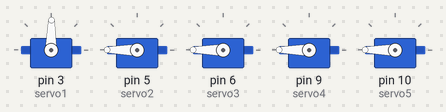
A sketch run on a simulated Arduino Uno, built with avr-gcc and run on an emulated ATmega328P. Parts: 5 × servo.

Above: at 0.05 s.
At 5.05 s:
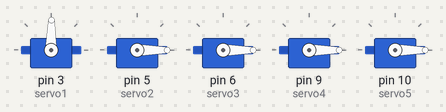
At 6.8 s:
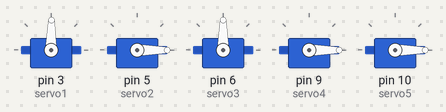
At 9.8 s:
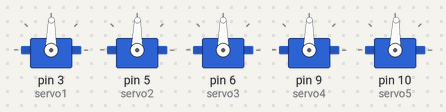
Timing chart, 0 to 12.7 s (numbered marks = the images above):
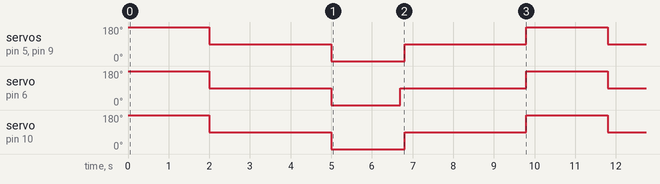

The sketch:

project.ino
```cpp
#include <Servo.h>
Servo servo1; //thumb -- Closing 1500ms (1.5s) delay, Coming up with 1500*0.9
Servo servo2; //index finger -- Closing 1750ms (1.5s) delay, Coming up with 1750*0.9
Servo servo3; //middle finger -- Closing 1500ms (1.5s) delay, Coming up with 1500*0.9
Servo servo4; //ring finger -- Closing 1500ms (1.5s) delay, Coming up with 1500*0.9
Servo servo5; //little finger -- Closing 1500ms (1.5s) delay, Coming up with 1500*0.9

int e8 = 88;
int e9 = 89;
int nty = 90;

float ratio = 0.9;

void setup() {
  // put your setup code here, to run once:

  //attach servos to PWM pins
  servo1.attach(3); //thumb servo on pin 3
  servo2.attach(5); //index servo on pin 5
  servo3.attach(6); //middle servo on pin 6
  servo4.attach(9); //ring servo on pin 9
  servo5.attach(10); // little servo on pin 10

}

void thumb(){ //done
  servo1.write(0);
  delay(2000);
  servo1.write(90);
  delay(3000);
  servo1.write(180);
  delay(2000);
  servo1.write(90);
  delay(3000);
  //servo1.write(90); maybe?
}

void index(){ //done
  servo2.write(0);
  delay(3000);
  servo2.write(90);
  delay(3000);
  servo2.write(180);
  delay(3000);
  servo2.write(90);
  delay(3000);
  //servo2.write(90); maybe?
}

void middle(){
  servo3.write(0);
  delay(3000);
  servo3.write(90);
  delay(3000);
  servo3.write(180);
  delay(3000);
  servo3.write(90);
  delay(3000);
  //servo3.write(90); maybe?
}

void ring(){
  servo4.write(0);
  delay(3000);
  servo4.write(90);
  delay(3000);
  servo4.write(180);
  delay(3000);
  servo4.write(90);
  delay(3000);
  //servo4.write(90); maybe?
}

void little(){ // change
  servo5.write(0);
  delay(3000);
  servo5.write(90);
  delay(3000);
  servo5.write(180);
  delay(3000);
  servo5.write(90);
  delay(3000);
  //servo5.write(90); maybe?
}

void loop() {
  // put your main code here, to run repeatedly:
  servo1.write(e9);
  servo2.write(e9);
  servo3.write(nty);
  servo4.write(e9);
  servo5.write(e8);

  servo2.write(180);
  servo3.write(180);
  servo4.write(180);
  servo5.write(180);
  delay(2000);       // closing
  servo2.write(e9);
  servo3.write(nty);
  servo4.write(e9);
  servo5.write(e8);
  delay(3000);       // waiting
  servo2.write(0);
  servo3.write(0);
  servo4.write(0);
  servo5.write(0);
  delay(2000*0.85);
  servo3.write(nty);
  delay(2000*ratio - 2000*0.85); // Coming up
  servo2.write(e9);
  servo4.write(e9);
  servo5.write(e8);
  delay(3000);


  //servo1.write(0);
  //servo2.write(0);
  //servo3.write(0);
  //servo4.write(0);
  //servo5.write(0);
  //delay(1000);
  //servo1.write(90);
  //servo2.write(90);
  //servo3.write(90);
  //servo4.write(90);
  //servo5.write(90);
  //delay(1000);


}
```

Measured:
- by itself, servo on pin 5 (servo2), servo on pin 9 (servo4): repeats every 9.8 s: 0° 1.8 s, 89° 3.0 s, 180° 2.0 s, 89° 3.0 s
- by itself, servo on pin 6 (servo3): repeats every 9.8 s: 0° 1.7 s, 90° 3.1 s, 180° 2.0 s, 90° 3.0 s
- by itself, servo on pin 10 (servo5): repeats every 9.8 s: 0° 1.8 s, 88° 3.0 s, 180° 2.0 s, 88° 3.0 s
